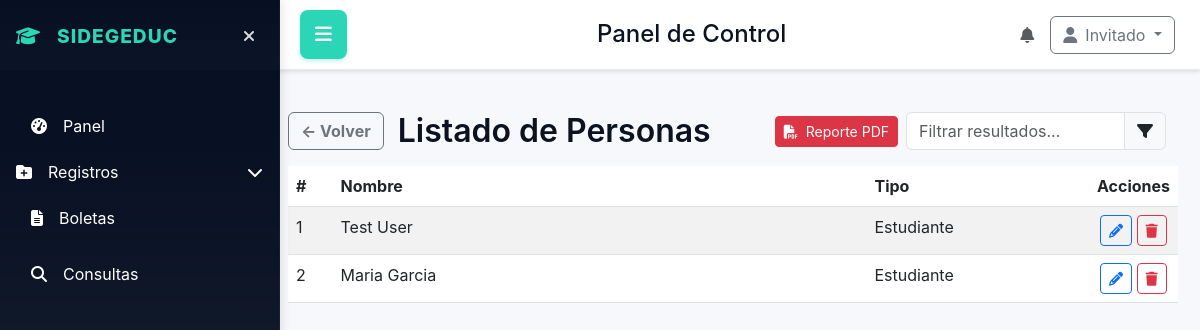
Screenshot of /consultas/personas/list?role=estudiante with the database file from the repository.
### database/models.py (models this page shows)
class Estudiantes(db.Model):
    __tablename__ = 'estudiantes'
    id_estudiante = db.Column(db.Integer, primary_key=True)
    id_persona = db.Column(db.Integer, db.ForeignKey('personas.id_persona'))
    fecha_inscripcion = db.Column(db.Date, nullable=False)

class Personas(db.Model):
    __tablename__ = 'personas'
    id_persona = db.Column(db.Integer, primary_key=True)
    primer_nombre = db.Column(db.String(50), nullable=False)
    segundo_nombre = db.Column(db.String(50))
    primer_apellido = db.Column(db.String(50), nullable=False)
    segundo_apellido = db.Column(db.String(50))
    fecha_nacimiento = db.Column(db.Date)
    id_sexo = db.Column(db.Integer, db.ForeignKey('sexo.id_sexo'))
    id_tipo_persona = db.Column(db.Integer, db.ForeignKey('tipo_persona.id_tipo_persona'), nullable=False)
    id_tipo_documento = db.Column(db.Integer, db.ForeignKey('tipo_documento.id_tipo_documento'), nullable=True)
    numero_cedula = db.Column(db.String(20), nullable=True)
    id_ocupacion = db.Column(db.Integer, db.ForeignKey('ocupaciones.id'), nullable=True)
    id_profesion = db.Column(db.Integer, db.ForeignKey('profesiones.id'), nullable=True)
    num_hijos = db.Column(db.Integer, nullable=True)
    id_relacion_familiar = db.Column(db.Integer, db.ForeignKey('relaciones_familiares.id'), nullable=True)

### app.py (the view)
@app.route('/consultas/personas/list')
def consultas_personas_list():
    return manejar_la_vista_de.consultas_personas_list()

### app.py (called while the page is built)
@event.listens_for(Engine, "connect")
def set_sqlite_pragma(dbapi_connection, connection_record):
    if app.config['SQLALCHEMY_DATABASE_URI'].startswith("sqlite"):
        cursor = dbapi_connection.cursor()
        cursor.execute("PRAGMA foreign_keys=ON")
        cursor.close()

@app.context_processor
def inject_user_context():
    try:
        ctx = get_user_context(session)
    except Exception:
        ctx = {}
    return {
        'is_creator': ctx.get('is_creator', False),
        'developer_priv': ctx.get('developer_priv', False),
        'role_name': ctx.get('role_name'),
        'role_desc': ctx.get('role_desc'),
        'status': ctx.get('status'),
        'usuario': ctx.get('user')
    }

### utils/permissions.py (called while the page is built, shortened)
def get_user_context(session): #esto es la funcion que se reutiliza  para obtener el contexto del usuario desde la sesión
    user = None
    developer_priv = False
    current_user_id = None
    role_name = None
    role_desc = None
    status = None
    is_creator = False
    return {
        'user': user,
        'developer_priv': developer_priv,
        'current_user_id': current_user_id,
        'role_name': role_name,
        'role_desc': role_desc,
        'status': status,
        'is_creator': is_creator
    }

### utils/view_handlers.py (called while the page is built)
def compute_role_counts(ctx):
    try:
        if ctx.get('is_creator'):
            roles_count = Roles.query.count()
            users_q = db.session.query(Roles.nombre_rol, func.count(Usuarios.id_user)).join(Usuarios, Usuarios.id_rol == Roles.id_rol).group_by(Roles.id_rol).all()
        else:
            roles_count = Roles.query.filter(func.lower(func.trim(Roles.nombre_rol)) != 'creador').count()
            users_q = db.session.query(Roles.nombre_rol, func.count(Usuarios.id_user)).join(Usuarios, Usuarios.id_rol == Roles.id_rol).filter(func.lower(func.trim(Roles.nombre_rol)) != 'creador').group_by(Roles.id_rol).all()
        users_by_role = [{'role': r or 'Sin nombre', 'count': int(c)} for r, c in users_q]
    except Exception:
        roles_count = 0
        users_by_role = []
    return roles_count, users_by_role

### templates/home_panel/struct.html (shortened to what this page needs)
<!DOCTYPE html>
<html lang="en">
<head>
    <link href="https://cdn.jsdelivr.net/npm/bootstrap@5.3.0/dist/css/bootstrap.min.css" rel="stylesheet">
    <link rel="stylesheet" href="https://cdnjs.cloudflare.com/ajax/libs/font-awesome/6.4.0/css/all.min.css">
    <link rel="stylesheet" href="{{ url_for('static', filename='home_panel/home_panel.css') }}">
    <link rel="stylesheet" href="https://cdn.jsdelivr.net/npm/flatpickr/dist/themes/material_blue.css">
</head>
<body>
    <div class="app-layout">
        <aside class="sidebar" id="sidebar">
            <div class="p-3">
                <div class="d-flex align-items-center mb-3">
                    <div class="logo">
                        <i class="fas fa-graduation-cap me-2"></i>
                        SIDEGEDUC
                    </div>
                    <button id="sidebar-toggle" class="sidebar-toggle" aria-label="Ocultar sidebar">
                        <i class="fas fa-times"></i>
                    </button>
                </div>
            </div>
            <nav class="p-3 flex-grow-1">
                <ul class="nav flex-column">
                    <li class="nav-item mb-2">
                        <a class="nav-link" href="{{ url_for('dashboard') }}">
                            <i class="fas fa-tachometer-alt me-3"></i>
                            <span>Panel</span>
                        </a>
                    </li>
                    <li class="nav-item mb-2">
                        <button class="nav-link btn btn-link text-start p-0 w-100" data-bs-toggle="collapse" data-bs-target="#registrosSub" aria-expanded="false">
                            <i class="fas fa-folder-plus me-3"></i>
                            <span>Registros</span>
                            <i class="fas fa-chevron-down ms-auto"></i>
                        </button>
                    </li>
                    <li class="nav-item mb-2">
                        <a class="nav-link" href="{{ url_for('boleta') }}">
                            <i class="fas fa-file-alt me-3"></i>
                            <span>Boletas</span>
                        </a>
                    </li>
                    <li class="nav-item mb-2">
                        <a class="nav-link" href="{{ url_for('consultas') }}">
                            <i class="fas fa-search me-3"></i>
                            <span>Consultas</span>
                        </a>
                    </li>
                </ul>
            </nav>
        </aside>
        <header class="topbar">
            <button id="menu-toggle" class="menu-toggle">
                <i class="fas fa-bars"></i>
            </button>
            <div class="d-flex align-items-center">
                <h1 class="h4 mb-0 ms-3">Panel de Control</h1>
            </div>
            <div class="d-flex align-items-center">
                <div class="me-3">
                    <i class="fas fa-bell text-muted"></i>
                </div>
                <div class="dropdown">
                    <button class="btn btn-outline-secondary dropdown-toggle" type="button" data-bs-toggle="dropdown">
                        <i class="fas fa-user me-2"></i>{{ usuario if usuario else 'Invitado' }}
                    </button>
                </div>
            </div>
        </header>
        <main class="content">
            {% if content_template %}
                {% include content_template %}
            {% endif %}
        </main>
    </div>
</body>
</html>

### templates/home_panel/consultas_personas_list.html (shortened to what this page needs)
<div class="container-fluid" style="margin-top:90px;">
  <div class="row align-items-center mb-3">
    <div class="col-auto">
      <a href="{{ url_for('consultas') }}" class="btn btn-outline-secondary" style="font-weight:bold;">
        &larr; Volver
      </a>
    </div>
    <div class="col-auto">
      <h2 class="mb-0" style="font-weight:600; font-size:2rem;">Listado de Personas</h2>
    </div>
    <div class="col text-end d-flex align-items-center justify-content-end gap-2">
      <a href="{{ url_for('reporte_pdf_personas', role=role or '') }}" class="btn btn-danger btn-sm" title="Descargar reporte PDF">
        <i class="fas fa-file-pdf me-1"></i> Reporte PDF
      </a>
      <div class="input-group" style="max-width:260px;">
        <input id="filtro-listado" type="text" class="form-control" placeholder="Filtrar resultados..." autocomplete="off">
        <span class="input-group-text"><i class="fas fa-filter"></i></span>
      </div>
    </div>
  </div>
  <link rel="stylesheet" href="/static/home_panel/filtro-dinamico.css">
  {% if rows and rows|length > 0 %}
  <table class="table table-striped">
    <thead>
      <tr>
        <th style="width:5%;">#</th>
        <th style="width:60%;">Nombre</th>
        <th style="width:25%;">Tipo</th>
        <th style="width:10%;text-align:center;">Acciones</th>
      </tr>
    </thead>
    <tbody>
      {% for r in rows %}
      <tr>
        <td>{{ loop.index }}</td>
        <td>{{ r.primer_nombre }} {% if r.segundo_nombre %}{{ r.segundo_nombre }}{% endif %} {{ r.primer_apellido }} {% if r.segundo_apellido %}{{ r.segundo_apellido }}{% endif %}</td>
        <td>
          {% if r.tipo_persona %}
            {{ r.tipo_persona }}
          {% elif r.rol %}
            {{ r.rol }}
          {% elif role_display %}
            {{ role_display }}
          {% else %}
            Sin rol
          {% endif %}
        </td>
        <td style="text-align:center;">
          <a class="btn btn-sm btn-outline-primary" href="{{ url_for('editar_persona') }}?id={{ r.id_persona }}&role={{ r.rol or role_display|lower or 'sinrol' }}" title="Editar"><i class="fas fa-pencil-alt"></i></a>
          <form method="post" action="{{ url_for('borrar_registro_persona') }}" style="display:inline-block;margin:0;">
            <button class="btn btn-sm btn-outline-danger" title="Borrar" onclick="return confirm('¿Eliminar este registro?')"><i class="fas fa-trash"></i></button>
          </form>
        </td>
      </tr>
      {% endfor %}
    </tbody>
  </table>
  {% else %}
  <div class="alert alert-info text-center" style="margin-top:48px;font-size:1.2em;">
    <i class="fas fa-info-circle me-2"></i>
    No Hay registros para mostrar.
  </div>
  {% endif %}
</div>

### static/home_panel/home_panel.css (style rules this page uses)
:root { --panel-bg:#ffffff; --muted:#9aa4ad; --accent-1:#06a77d; --accent-2:#0b5f47; --glass:#f6fbfa; --card-border:#e9f4f2; --sidebar-start:#071023; --sidebar-end:#0f1724cc; --accent:#2bd6b6; --accent2:#00bfa5; --bg:#f6f8fb; }
.row { display:flex;gap:14px }
body { margin:0;font-family:Inter,system-ui,Arial;background:linear-gradient(180deg,#071023 0%, #071023 12%, #071023 12%, #f6f8fb 100%);color:#0b1220 }
.sidebar { width: 280px; background: linear-gradient(180deg,var(--sidebar-start),var(--sidebar-end)); color:#fff; padding:0; display:flex; flex-direction:column; border-right:1px solid rgba(255,255,255,0.04); transition: transform 0.3s cubic-bezier(.2,.9,.2,1); position: fixed; height: 100vh; overflow-y: auto; z-index: 1050; top: 0; left: 0; box-shadow: 2px 0 10px rgba(0,0,0,0.1); }
.logo { font-weight:800;font-size:1.2rem;letter-spacing:1px;color:var(--accent);display:flex;align-items:center;gap:8px }
.sidebar-toggle { background:transparent;border:none;color:rgba(255,255,255,0.85);padding:8px;border-radius:8px;cursor:pointer;margin-left:auto;transition: all 0.2s }
.nav-link { color: white !important;text-decoration: none;padding: 10px 15px;border-radius: 8px;margin-bottom: 4px;display: flex;align-items: center;width: 100%;transition: all .22s cubic-bezier(.2,.9,.2,1) }
.nav-link.btn-link { color: white !important;border: none;background: transparent;padding: 10px 15px }
.content { margin-left: 280px;padding:22px 22px 22px 8px;background: var(--bg); min-height: 100vh; transition: margin-left 0.3s cubic-bezier(.2,.9,.2,1); }
.content > .container-fluid { padding-left:0;padding-right:0 }
.content .container-fluid .row { margin-left:0;margin-right:0 }
.content .container-fluid [class*=col-] { padding-left:0;padding-right:0 }
.topbar { background: white; padding: 15px 25px 15px 300px; border-bottom: 1px solid #e9ecef; box-shadow: 0 2px 4px rgba(0,0,0,0.1); display: flex; justify-content: space-between; align-items: center; transition: margin-left 0.3s cubic-bezier(.2,.9,.2,1); position: fixed; top: 0; right: 0; left: 0; z-index: 1030; height: 70px; }
.menu-toggle { background: var(--accent); border: none; color: white; padding: 10px 15px; border-radius: 8px; cursor: pointer; font-size: 1.2rem; transition: all 0.2s; box-shadow: 0 2px 4px rgba(43,214,182,0.3); }

### rows the page displays
Estudiantes: primer_nombre "Test", primer_apellido "User", role_display "Estudiante"
Estudiantes: primer_nombre "Maria", primer_apellido "Garcia", role_display "Estudiante"

### other values shown
{{ usuario if usuario else 'Invitado' }} "Invitado"
